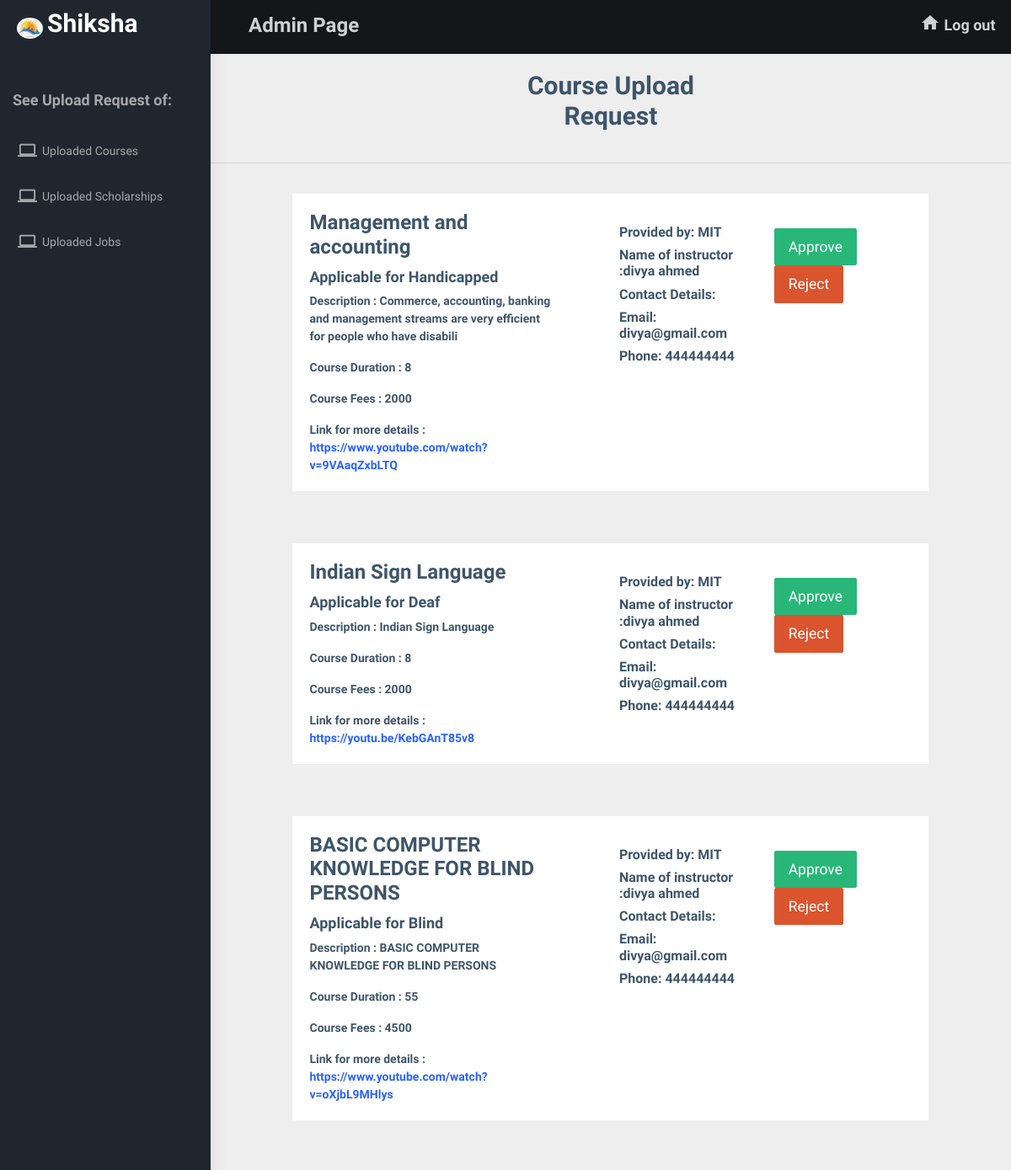
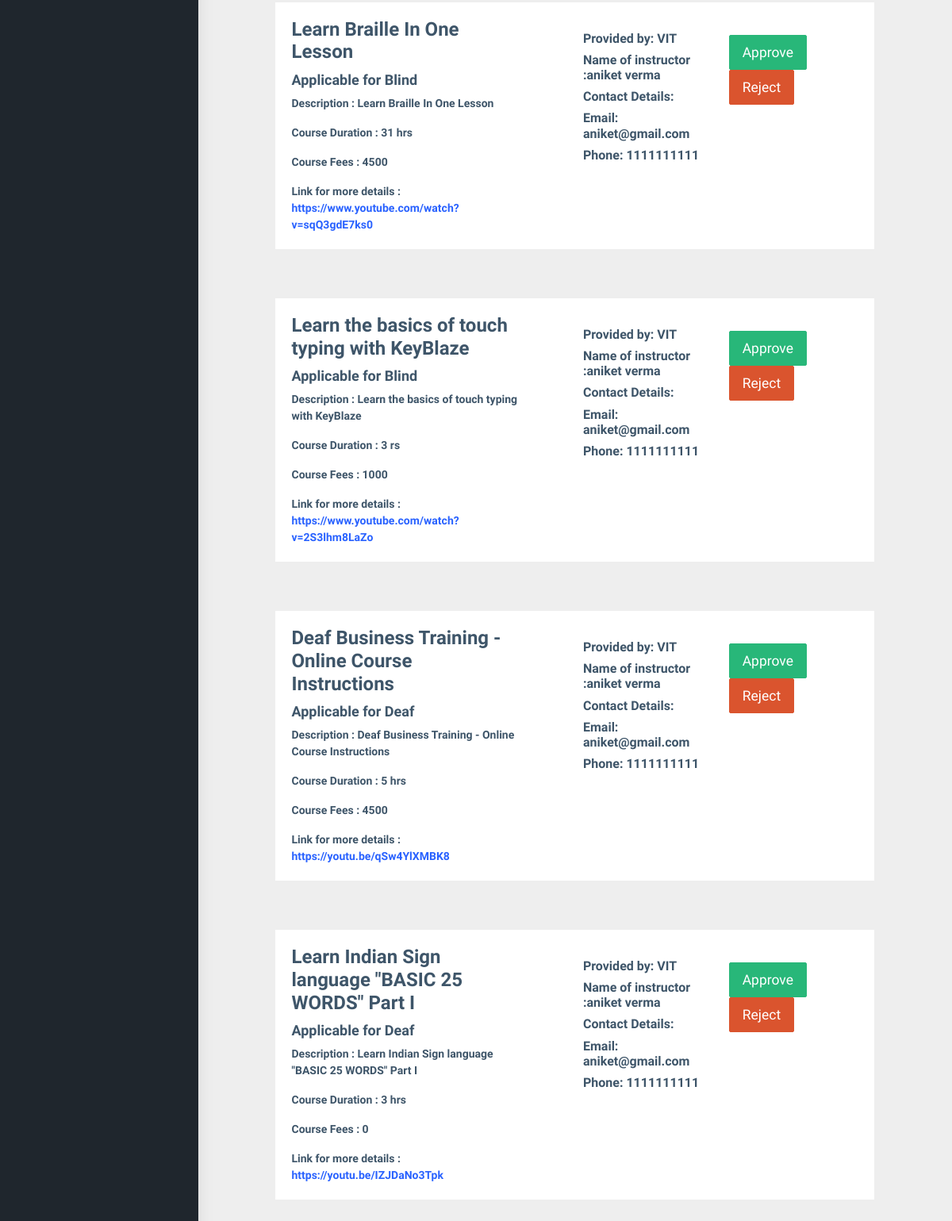
The app's page /filess/admin_side/admin_course.php, older data (2 pictures, top to bottom).
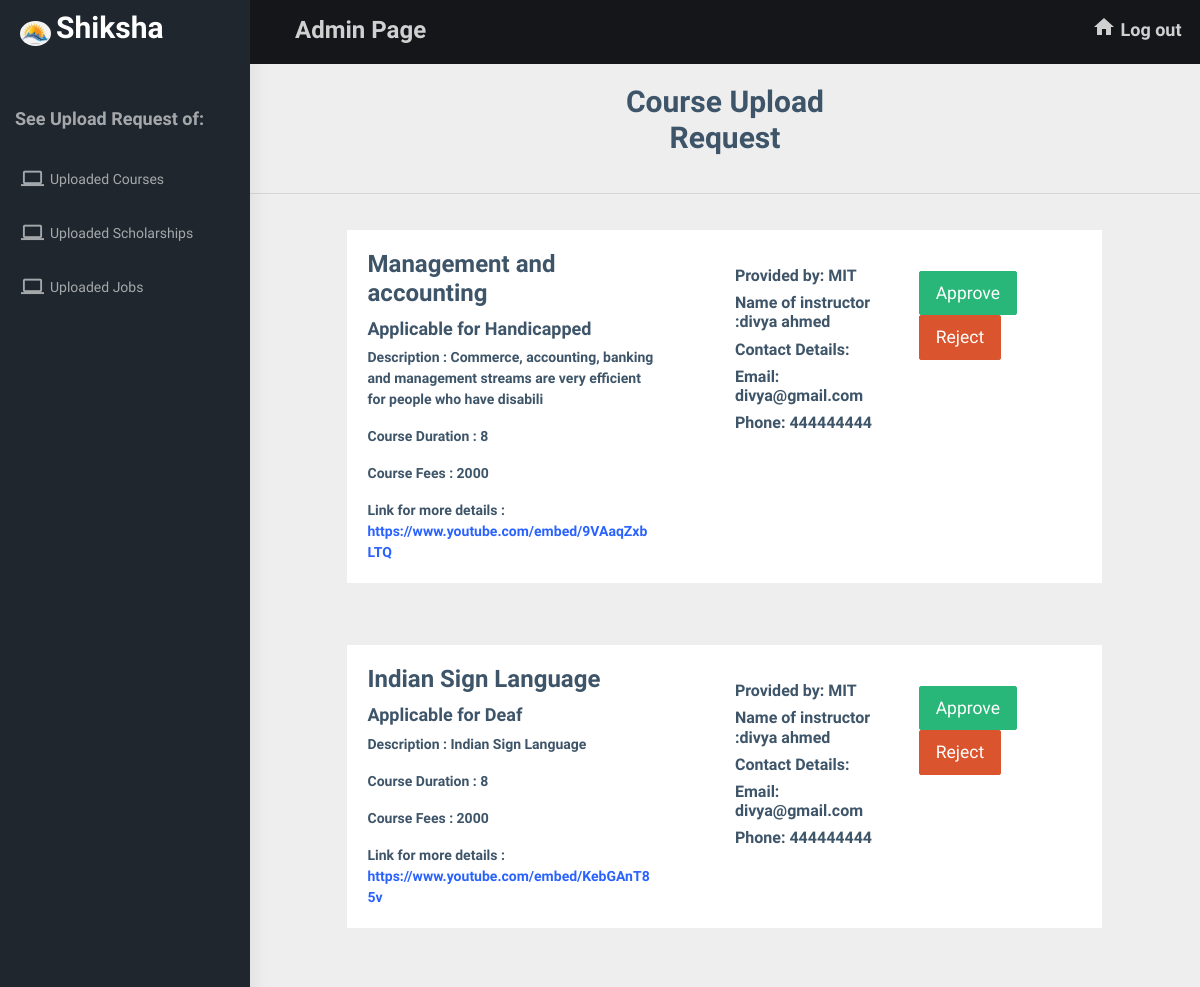
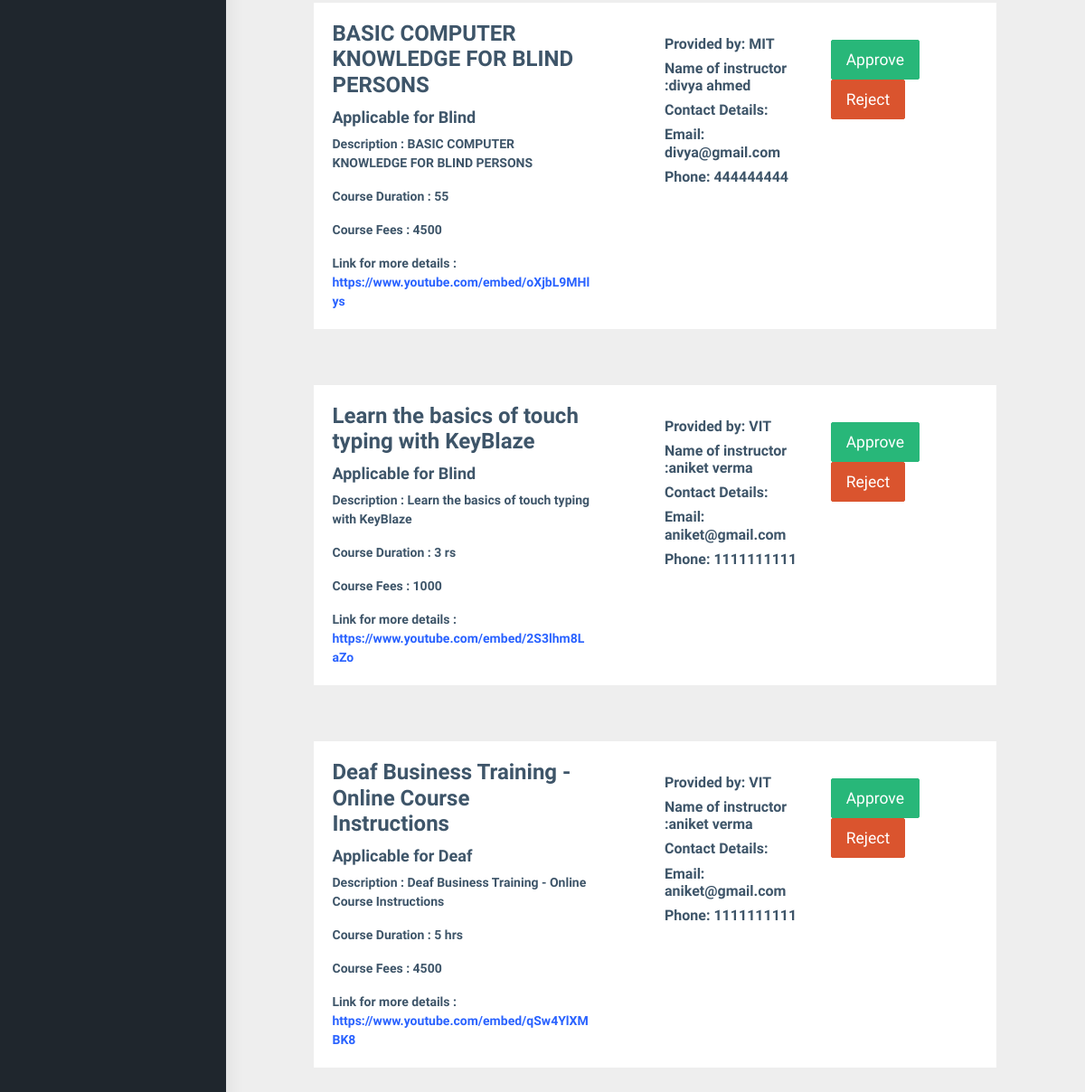
The same page, newer data (2 pictures, top to bottom).
### tables this page shows
CREATE TABLE `courses` (
  `id` int(11) NOT NULL,
  `course_name` varchar(100) DEFAULT NULL,
  `Course_Description` varchar(100) DEFAULT NULL,
  `course_duration` varchar(10) DEFAULT NULL,
  `course_link` varchar(100) DEFAULT NULL,
  `course_fees` int(10) DEFAULT NULL,
  `applicable_for` varchar(100) DEFAULT NULL,
  `Flag` int(10) NOT NULL DEFAULT 0,
  `user_name` varchar(50) DEFAULT NULL
);

CREATE TABLE `instructor_info` (
  `id` int(10) NOT NULL,
  `fname` varchar(50) DEFAULT NULL,
  `lname` varchar(50) DEFAULT NULL,
  `state` varchar(50) DEFAULT NULL,
  `country` varchar(50) NOT NULL,
  `gender` varchar(20) DEFAULT NULL,
  `email` varchar(20) DEFAULT NULL,
  `mobno` int(12) DEFAULT NULL,
  `user_name` varchar(50) DEFAULT NULL,
  `password` varchar(50) DEFAULT NULL,
  `name_of_organization` varchar(50) DEFAULT NULL,
  `designation` varchar(50) DEFAULT NULL
);

### filess/admin_side/admin_course.php (the view, shortened to what this page needs)
<?php
$con=mysqli_connect('localhost','root','','Abhyuday');
$query=$con->prepare("SELECT * FROM `courses` WHERE `Flag`=0");
$query->execute();
  $run= $query->get_result();
?>
<!DOCTYPE html>
<html dir="ltr" lang="en">
<head>
    <link rel="stylesheet" type="text/css" href="../../assets/libs/select2/dist/css/select2.min.css">
    <link rel="stylesheet" type="text/css" href="../../assets/libs/jquery-minicolors/jquery.minicolors.css">
    <link rel="stylesheet" type="text/css" href="../../assets/libs/bootstrap-datepicker/dist/css/bootstrap-datepicker.min.css">
    <link rel="stylesheet" type="text/css" href="../../assets/libs/quill/dist/quill.snow.css">
    <link href="../../dist/css/style.min.css" rel="stylesheet">
</head>
<body>
    <div id="main-wrapper">
        <header class="topbar" data-navbarbg="skin5">
          <nav class="navbar top-navbar navbar-expand-md navbar-dark">
              <div class="navbar-header" data-logobg="dark">
                  <a class="navbar-brand" href="">
                      <b class="logo-icon p-l-10">
                           <img src="../../assets/images/favicon.jpg" alt="user" class="rounded-circle" width="31"></b>
                            <span class="logo-text">
                            <h2>Shiksha</h2>
                    </a>
              </div>
              <div class="navbar-collapse collapse" id="navbarSupportedContent" data-navbarbg="skin5">
                  <ul class="navbar-nav float-left mr-auto">
                    <li class="nav-item dropdown">
                      <a class="nav-link waves-effect waves-dark pro-pic" aria-haspopup="true" aria-expanded="false"><p><h4></h4></p> </a>
                    </li>
                    <li class="nav-item dropdown">
                      <a class="nav-link waves-effect waves-dark pro-pic" aria-haspopup="true" aria-expanded="false"><p><h3>Admin Page</h3></p> </a>
                    </li>
                  </ul>
                  <ul class="navbar-nav float-right">
                    <li class="nav-item dropdown">
                      <h4><a class="nav-link  waves-effect waves-dark" >
                      </a></h4>
                    </li>
                      <li class="nav-item dropdown">
                        <h4><a class="nav-link  waves-effect waves-dark" href="#" ><i class="mdi mdi-home font-24"></i> Log out
                        </a></h4>
                      </li>
                  </ul>
              </div>
            </nav>
      </header>
      <aside class="left-sidebar" data-sidebarbg="skin5">
            <div class="scroll-sidebar">
                <nav class="sidebar-nav">
                    <ul id="sidebarnav" class="p-t-30">
                        <li class="sidebar-item"> <a class="sidebar-link waves-effect waves-dark sidebar-link" aria-expanded="false"><span class="hide-menu"><h4>See Upload Request of:</h4></span></a></li>
                        <li class="sidebar-item"> <a class="sidebar-link waves-effect waves-dark sidebar-link" href="#" aria-expanded="false"><i class="mdi mdi-laptop"></i><span class="hide-menu">Uploaded Courses</span></a></li>
                        <li class="sidebar-item"> <a class="sidebar-link waves-effect waves-dark sidebar-link" href="admin_scholar.php" aria-expanded="false"><i class="mdi mdi-laptop"></i><span class="hide-menu">Uploaded Scholarships</span></a></li>
                        <li class="sidebar-item"> <a class="sidebar-link waves-effect waves-dark sidebar-link" href="admin_jobs.php" aria-expanded="false"><i class="mdi mdi-laptop"></i><span class="hide-menu">Uploaded Jobs</span></a></li>
                      </ul>
                </nav>
            </div>
        </aside>
        </div>
        <div class="page-wrapper">
            <div class="page-breadcrumb">
              <div class="row">
                  <div class="col-sm-4 col-md-4 col-xs-4 col-lg-4"></div>
                    <div class="col-sm-4 col-md-4 col-xs-4 col-lg-4">
<center><h2 class="page-title">Course Upload Request</h2></center>
</div>
 <div class="col-sm-4 col-md-4 col-xs-4 col-lg-4"></div>
              </div>
                <br>
            </div>
            <hr>
<div class="container-fluid">
<?php
 while($res=$run->fetch_assoc())
 { ?>
    <div class="row">
      <div class="col-sm-1 col-md-1 col-xs-1 col-lg-1"></div>
       <div class="col-sm-10 col-md-10 col-xs-10 col-lg-10">
         <div class="card">
           <div class="card-body">
             <div class="row">
               <div class="col-sm-5 col-md-5 col-xs-5 col-lg-5">
                 <h3 class="card-title"><?php echo $res['course_name']; ?></h3>
                 <b><h4><?php echo "Applicable for  " .$res['applicable_for']; ?></h4>
                 <p class="card-text">Description : <b><?php echo $res['Course_Description']; ?></b><br></p>
                 <p class="card-text">Course Duration : <b><?php echo $res['course_duration']; ?></b><br></p>
                 <p class="card-text">Course Fees : <b><?php echo $res['course_fees']; ?></b><br></p>
                 Link for more details : <?php echo '<a href= ' .$res['course_link'].'target="_blank"' .'>' .$res['course_link'].' </a>' ;?></b><br>
               </div>
               <div class="col-sm-1 col-md-1 col-xs-1 col-lg-1"></div>
               <div class="col-sm-3 col-md-3 col-xs-3 col-lg-3">
              <p class="card-text">
              <b><?php
              $user_name = $res['user_name'];
              $query_instructor="SELECT * FROM `instructor_info` WHERE `user_name`= '$user_name' ";
              $run_instructor=mysqli_query($con, $query_instructor);
              $res_instructor=mysqli_fetch_assoc($run_instructor);
              echo "<h5> Provided by: " .$res_instructor['name_of_organization']. "</h5>";
              echo "<h5>" ."Name of instructor :" .$res_instructor['fname']. "  " .$res_instructor['lname']. "</h5>";
              echo "<h5> Contact Details: </h5>";
              echo "<h5> Email: " .$res_instructor['email']. "</h5>";
              echo "<h5> Phone: " .$res_instructor['mobno']. "</h5>";
              ?>
            </b></p>
          </div>
          <div class="col-sm-3 col-md-3 col-xs-3 col-lg-3">
          <br>
        <form action="#" method="get" name="login">
          <a href="admin_course.php?approve=<?php echo $res['id']; ?>" class="btn btn-success btn-lg">Approve</a>
          <a href="admin_course.php?reject=<?php echo $res['id']; ?>" class="btn btn-danger btn-lg">Reject</a>
      </form>
    </div>
  </div>
</div>
</div>
<br>
<br>
</div>
<div class="col-sm-1 col-md-1 col-xs-1 col-lg-1">
</div>
</div>
<?php
} ?>
</div>
</body>
</html>

Row changes from the older to the newer data that the page shows:
no longer on this page (row edited): courses: course_name "Learn Braille In One Lesson", applicable_for "Blind", Course_Description "Learn Braille In One Lesson", course_duration "31 hrs", course_fees "4500", course_link "https://www.youtube.com/watch?v=sqQ3gdE7ks0", instructor_info.name_of_organization "VIT", instructor_info.fname "aniket", instructor_info.lname "verma", instructor_info.email "aniket@gmail.com", instructor_info.mobno "1111111111"
removed courses: course_name "Learn Indian Sign language \"BASIC 25 WORDS\" Part I", applicable_for "Deaf", Course_Description "Learn Indian Sign language \"BASIC 25 WORDS\" Part I", course_duration "3 hrs", course_fees "0", course_link "https://youtu.be/IZJDaNo3Tpk", instructor_info.name_of_organization "VIT", instructor_info.fname "aniket", instructor_info.lname "verma", instructor_info.email "aniket@gmail.com", instructor_info.mobno "1111111111"
changed courses "Management and accounting": course_link "https://www.youtube.com/watch?v=9VAaqZxbLTQ" → "https://www.youtube.com/embed/9VAaqZxbLTQ"
changed courses "Indian Sign Language": course_link "https://youtu.be/KebGAnT85v8" → "https://www.youtube.com/embed/KebGAnT85v"
changed courses "BASIC COMPUTER KNOWLEDGE FOR BLIND PERSONS": course_link "https://www.youtube.com/watch?v=oXjbL9MHlys" → "https://www.youtube.com/embed/oXjbL9MHlys"
changed courses "Learn the basics of touch typing with KeyBlaze": course_link "https://www.youtube.com/watch?v=2S3lhm8LaZo" → "https://www.youtube.com/embed/2S3lhm8LaZo"
changed courses "Deaf Business Training - Online Course Instructions": course_link "https://youtu.be/qSw4YlXMBK8" → "https://www.youtube.com/embed/qSw4YlXMBK8"
